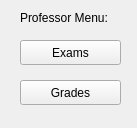
<?xml version="1.0" encoding="UTF-8"?>
<ui version="4.0">
 <class>professorMenu</class>
 <widget class="QWidget" name="professorMenu">
  <property name="geometry">
   <rect>
    <x>0</x>
    <y>0</y>
    <width>137</width>
    <height>128</height>
   </rect>
  </property>
  <property name="windowTitle">
   <string>Professor Menu</string>
  </property>
  <widget class="QPushButton" name="profexamsButton">
   <property name="geometry">
    <rect>
     <x>20</x>
     <y>40</y>
     <width>101</width>
     <height>25</height>
    </rect>
   </property>
   <property name="text">
    <string>Exams</string>
   </property>
  </widget>
  <widget class="QPushButton" name="profgradesButton">
   <property name="geometry">
    <rect>
     <x>20</x>
     <y>80</y>
     <width>101</width>
     <height>25</height>
    </rect>
   </property>
   <property name="text">
    <string>Grades</string>
   </property>
  </widget>
  <widget class="QLabel" name="professprmenuLabel">
   <property name="geometry">
    <rect>
     <x>20</x>
     <y>10</y>
     <width>101</width>
     <height>16</height>
    </rect>
   </property>
   <property name="text">
    <string>Professor Menu:</string>
   </property>
  </widget>
 </widget>
 <resources/>
 <connections>
  <connection>
   <sender>profexamsButton</sender>
   <signal>clicked()</signal>
   <receiver>professorMenu</receiver>
   <slot>close()</slot>
   <hints>
    <hint type="sourcelabel">
     <x>70</x>
     <y>52</y>
    </hint>
    <hint type="destinationlabel">
     <x>68</x>
     <y>63</y>
    </hint>
   </hints>
  </connection>
  <connection>
   <sender>profgradesButton</sender>
   <signal>clicked()</signal>
   <receiver>professorMenu</receiver>
   <slot>close()</slot>
   <hints>
    <hint type="sourcelabel">
     <x>70</x>
     <y>92</y>
    </hint>
    <hint type="destinationlabel">
     <x>68</x>
     <y>63</y>
    </hint>
   </hints>
  </connection>
 </connections>
</ui>
